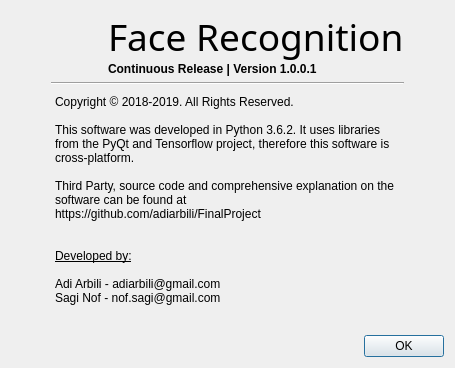
<?xml version="1.0" encoding="UTF-8"?>
<ui version="4.0">
 <class>Dialog</class>
 <widget class="QDialog" name="Dialog">
  <property name="geometry">
   <rect>
    <x>0</x>
    <y>0</y>
    <width>455</width>
    <height>368</height>
   </rect>
  </property>
  <property name="sizePolicy">
   <sizepolicy hsizetype="Minimum" vsizetype="Minimum">
    <horstretch>0</horstretch>
    <verstretch>0</verstretch>
   </sizepolicy>
  </property>
  <property name="windowTitle">
   <string>About Face Recognition</string>
  </property>
  <layout class="QVBoxLayout" name="verticalLayout_2">
   <item>
    <layout class="QVBoxLayout" name="verticalLayout">
     <item>
      <layout class="QGridLayout" name="gridLayout">
       <property name="leftMargin">
        <number>40</number>
       </property>
       <property name="rightMargin">
        <number>40</number>
       </property>
       <item row="0" column="0" alignment="Qt::AlignRight">
        <widget class="QLabel" name="icon">
         <property name="text">
          <string>&lt;html&gt;&lt;head/&gt;&lt;body&gt;&lt;p&gt;&lt;img src=&quot;:/Icon/icon.ico&quot; width=&quot;50&quot; height=&quot;50&quot;/&gt;&lt;/p&gt;&lt;/body&gt;&lt;/html&gt;</string>
         </property>
        </widget>
       </item>
       <item row="0" column="1">
        <layout class="QVBoxLayout" name="Title">
         <property name="spacing">
          <number>0</number>
         </property>
         <item>
          <widget class="QLabel" name="title">
           <property name="sizePolicy">
            <sizepolicy hsizetype="Minimum" vsizetype="Minimum">
             <horstretch>0</horstretch>
             <verstretch>0</verstretch>
            </sizepolicy>
           </property>
           <property name="font">
            <font>
             <family>Bauhaus 93</family>
             <pointsize>28</pointsize>
            </font>
           </property>
           <property name="text">
            <string>Face Recognition</string>
           </property>
          </widget>
         </item>
         <item>
          <widget class="QLabel" name="release">
           <property name="sizePolicy">
            <sizepolicy hsizetype="Minimum" vsizetype="Minimum">
             <horstretch>0</horstretch>
             <verstretch>0</verstretch>
            </sizepolicy>
           </property>
           <property name="font">
            <font>
             <weight>75</weight>
             <bold>true</bold>
            </font>
           </property>
           <property name="text">
            <string>Continuous Release | Version 1.0.0.1</string>
           </property>
          </widget>
         </item>
        </layout>
       </item>
       <item row="1" column="0" colspan="2">
        <widget class="Line" name="line">
         <property name="orientation">
          <enum>Qt::Horizontal</enum>
         </property>
        </widget>
       </item>
       <item row="2" column="0" colspan="2">
        <widget class="QTextBrowser" name="content">
         <property name="sizePolicy">
          <sizepolicy hsizetype="Minimum" vsizetype="Expanding">
           <horstretch>0</horstretch>
           <verstretch>0</verstretch>
          </sizepolicy>
         </property>
         <property name="styleSheet">
          <string notr="true">background: transparent;</string>
         </property>
         <property name="frameShape">
          <enum>QFrame::NoFrame</enum>
         </property>
         <property name="html">
          <string>&lt;!DOCTYPE HTML PUBLIC &quot;-//W3C//DTD HTML 4.0//EN&quot; &quot;http://www.w3.org/TR/REC-html40/strict.dtd&quot;&gt;
&lt;html&gt;&lt;head&gt;&lt;meta name=&quot;qrichtext&quot; content=&quot;1&quot; /&gt;&lt;style type=&quot;text/css&quot;&gt;
p, li { white-space: pre-wrap; }
&lt;/style&gt;&lt;/head&gt;&lt;body style=&quot; font-family:'MS Shell Dlg 2'; font-size:7.8pt; font-weight:400; font-style:normal;&quot;&gt;
&lt;p style=&quot; margin-top:0px; margin-bottom:0px; margin-left:0px; margin-right:0px; -qt-block-indent:0; text-indent:0px;&quot;&gt;&lt;span style=&quot; font-size:9pt;&quot;&gt;Copyright © 2018-2019. All Rights Reserved.&lt;/span&gt;&lt;/p&gt;
&lt;p style=&quot;-qt-paragraph-type:empty; margin-top:0px; margin-bottom:0px; margin-left:0px; margin-right:0px; -qt-block-indent:0; text-indent:0px; font-size:9pt;&quot;&gt;&lt;br /&gt;&lt;/p&gt;
&lt;p style=&quot; margin-top:0px; margin-bottom:0px; margin-left:0px; margin-right:0px; -qt-block-indent:0; text-indent:0px;&quot;&gt;&lt;span style=&quot; font-size:9pt;&quot;&gt;This software was developed in Python 3.6.2. It uses libraries from the PyQt and Tensorflow project, therefore this software is cross-platform.&lt;/span&gt;&lt;/p&gt;
&lt;p style=&quot;-qt-paragraph-type:empty; margin-top:0px; margin-bottom:0px; margin-left:0px; margin-right:0px; -qt-block-indent:0; text-indent:0px; font-size:9pt;&quot;&gt;&lt;br /&gt;&lt;/p&gt;
&lt;p style=&quot; margin-top:0px; margin-bottom:0px; margin-left:0px; margin-right:0px; -qt-block-indent:0; text-indent:0px;&quot;&gt;&lt;span style=&quot; font-size:9pt;&quot;&gt;Third Party, source code and comprehensive explanation on the software can be found at &lt;/span&gt;&lt;/p&gt;
&lt;p style=&quot; margin-top:0px; margin-bottom:0px; margin-left:0px; margin-right:0px; -qt-block-indent:0; text-indent:0px;&quot;&gt;&lt;span style=&quot; font-size:9pt;&quot;&gt;https://github.com/adiarbili/FinalProject&lt;/span&gt;&lt;/p&gt;
&lt;p style=&quot;-qt-paragraph-type:empty; margin-top:0px; margin-bottom:0px; margin-left:0px; margin-right:0px; -qt-block-indent:0; text-indent:0px; font-size:9pt;&quot;&gt;&lt;br /&gt;&lt;/p&gt;
&lt;p style=&quot;-qt-paragraph-type:empty; margin-top:0px; margin-bottom:0px; margin-left:0px; margin-right:0px; -qt-block-indent:0; text-indent:0px; font-size:9pt;&quot;&gt;&lt;br /&gt;&lt;/p&gt;
&lt;p style=&quot; margin-top:0px; margin-bottom:0px; margin-left:0px; margin-right:0px; -qt-block-indent:0; text-indent:0px;&quot;&gt;&lt;span style=&quot; font-size:9pt; text-decoration: underline;&quot;&gt;Developed by:&lt;/span&gt;&lt;/p&gt;
&lt;p style=&quot;-qt-paragraph-type:empty; margin-top:0px; margin-bottom:0px; margin-left:0px; margin-right:0px; -qt-block-indent:0; text-indent:0px; font-size:9pt; text-decoration: underline;&quot;&gt;&lt;br /&gt;&lt;/p&gt;
&lt;p style=&quot; margin-top:0px; margin-bottom:0px; margin-left:0px; margin-right:0px; -qt-block-indent:0; text-indent:0px;&quot;&gt;&lt;span style=&quot; font-size:9pt;&quot;&gt;Adi Arbili - adiarbili@gmail.com&lt;/span&gt;&lt;/p&gt;
&lt;p style=&quot; margin-top:0px; margin-bottom:0px; margin-left:0px; margin-right:0px; -qt-block-indent:0; text-indent:0px;&quot;&gt;&lt;span style=&quot; font-size:9pt;&quot;&gt;Sagi Nof - nof.sagi@gmail.com&lt;/span&gt;&lt;/p&gt;&lt;/body&gt;&lt;/html&gt;</string>
         </property>
        </widget>
       </item>
      </layout>
     </item>
     <item alignment="Qt::AlignRight">
      <widget class="QPushButton" name="ok">
       <property name="text">
        <string>OK</string>
       </property>
      </widget>
     </item>
    </layout>
   </item>
  </layout>
 </widget>
 <resources>
  <include location="guiResource.qrc"/>
 </resources>
 <connections/>
</ui>
